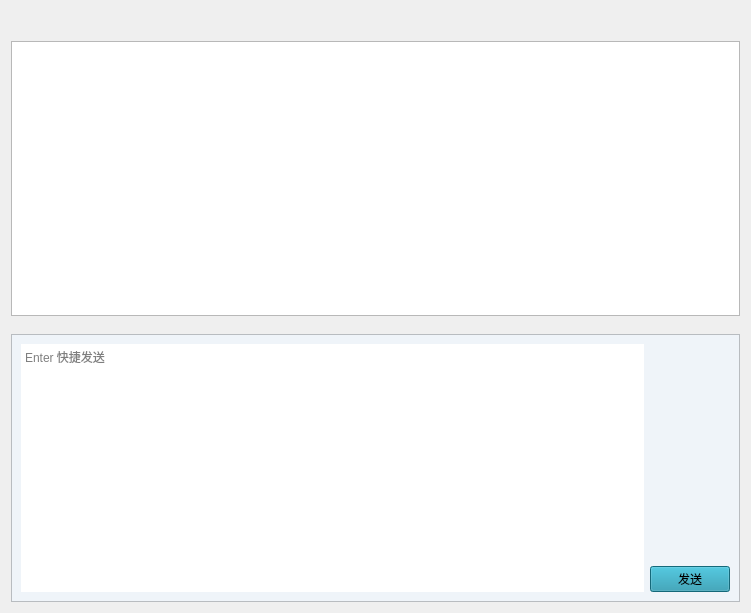
<?xml version="1.0" encoding="UTF-8"?>
<ui version="4.0">
 <class>ChatSessionWindow</class>
 <widget class="QWidget" name="ChatSessionWindow">
  <property name="geometry">
   <rect>
    <x>0</x>
    <y>0</y>
    <width>751</width>
    <height>613</height>
   </rect>
  </property>
  <property name="windowTitle">
   <string>Form</string>
  </property>
  <property name="styleSheet">
   <string notr="true">/* 聊天输入框 */
#chat_frame {
background-color: #eff4f9;
}
#chat_input {
border: none;
}
/* 发送按钮 */
#send_btn {
background-color: #1d93ab;
}</string>
  </property>
  <layout class="QVBoxLayout" name="verticalLayout_2">
   <item>
    <spacer name="horizontalSpacer">
     <property name="orientation">
      <enum>Qt::Horizontal</enum>
     </property>
     <property name="sizeHint" stdset="0">
      <size>
       <width>40</width>
       <height>30</height>
      </size>
     </property>
    </spacer>
   </item>
   <item>
    <layout class="QVBoxLayout" name="verticalLayout">
     <item>
      <widget class="ListWidget" name="ListWidget"/>
     </item>
    </layout>
   </item>
   <item>
    <widget class="HorizontalSeparator" name="HorizontalSeparator"/>
   </item>
   <item>
    <layout class="QVBoxLayout" name="verticalLayout_3">
     <item>
      <widget class="CommandBar" name="chat_option_bar"/>
     </item>
     <item>
      <widget class="QFrame" name="chat_frame">
       <property name="minimumSize">
        <size>
         <width>0</width>
         <height>0</height>
        </size>
       </property>
       <property name="maximumSize">
        <size>
         <width>16777215</width>
         <height>16777204</height>
        </size>
       </property>
       <property name="frameShape">
        <enum>QFrame::StyledPanel</enum>
       </property>
       <property name="frameShadow">
        <enum>QFrame::Raised</enum>
       </property>
       <layout class="QVBoxLayout" name="verticalLayout_5">
        <item>
         <layout class="QHBoxLayout" name="horizontalLayout">
          <item>
           <widget class="PlainTextEdit" name="chat_input">
            <property name="minimumSize">
             <size>
              <width>0</width>
              <height>0</height>
             </size>
            </property>
            <property name="tabStopDistance">
             <double>80.000000000000000</double>
            </property>
            <property name="placeholderText">
             <string>Enter 快捷发送</string>
            </property>
           </widget>
          </item>
          <item>
           <layout class="QVBoxLayout" name="verticalLayout_4">
            <item>
             <spacer name="verticalSpacer">
              <property name="orientation">
               <enum>Qt::Vertical</enum>
              </property>
              <property name="sizeHint" stdset="0">
               <size>
                <width>20</width>
                <height>40</height>
               </size>
              </property>
             </spacer>
            </item>
            <item>
             <widget class="PushButton" name="send_btn">
              <property name="font">
               <font>
                <family>微软雅黑</family>
                <pointsize>9</pointsize>
                <weight>50</weight>
                <bold>false</bold>
               </font>
              </property>
              <property name="styleSheet">
               <string notr="true">PushButton, ToolButton, ToggleButton, ToggleToolButton {
    color: white;
    background: #1d93ab;
    border: 1px solid rgba(0, 0, 0, 0.073);
    border-bottom: 1px solid rgba(0, 0, 0, 0.183);
    border-radius: 5px;
    /* font: 14px 'Segoe UI', 'Microsoft YaHei'; */
    padding: 5px 12px 6px 12px;
    outline: none;
}

ToolButton {
    padding: 5px 9px 6px 8px;
}

PushButton[isPlaceholderText=true] {
    color: rgba(0, 0, 0, 0.6063);
}

PushButton[hasIcon=false] {
    padding: 5px 12px 6px 12px;
}

PushButton[hasIcon=true] {
    padding: 5px 12px 6px 36px;
}

DropDownToolButton, PrimaryDropDownToolButton {
    padding: 5px 31px 6px 8px;
}

DropDownPushButton[hasIcon=false],
PrimaryDropDownPushButton[hasIcon=false] {
    padding: 5px 31px 6px 12px;
}

DropDownPushButton[hasIcon=true],
PrimaryDropDownPushButton[hasIcon=true] {
    padding: 5px 31px 6px 36px;
}

PushButton:hover, ToolButton:hover, ToggleButton:hover, ToggleToolButton:hover {
    color: white;
	border: 1px solid #f0f0f0;
    background: #1d93ab;
}

PushButton:pressed, ToolButton:pressed, ToggleButton:pressed, ToggleToolButton:pressed {
    color: white;
    background: #1a849a;
    border-bottom: 1px solid #1a7cd4;
}

PushButton:disabled, ToolButton:disabled, ToggleButton:disabled, ToggleToolButton:disabled {
    color: rgba(0, 0, 0, 0.36);
    background: rgba(249, 249, 249, 0.3);
    border: 1px solid rgba(0, 0, 0, 0.06);
    border-bottom: 1px solid rgba(0, 0, 0, 0.06);
}


PrimaryPushButton,
PrimaryToolButton,
ToggleButton:checked,
ToggleToolButton:checked {
    color: white;
    background-color: #009faa;
    border: 1px solid #00a7b3;
    border-bottom: 1px solid #007780;
}

PrimaryPushButton:hover,
PrimaryToolButton:hover,
ToggleButton:checked:hover,
ToggleToolButton:checked:hover {
    background-color: #00a7b3;
    border: 1px solid #2daab3;
    border-bottom: 1px solid #007780;
}

PrimaryPushButton:pressed,
PrimaryToolButton:pressed,
ToggleButton:checked:pressed,
ToggleToolButton:checked:pressed {
    color: rgba(255, 255, 255, 0.63);
    background-color: #3eabb3;
    border: 1px solid #3eabb3;
}

PrimaryPushButton:disabled,
PrimaryToolButton:disabled,
ToggleButton:checked:disabled,
ToggleToolButton:checked:disabled {
    color: rgba(255, 255, 255, 0.9);
    background-color: rgb(205, 205, 205);
    border: 1px solid rgb(205, 205, 205);
}

SplitDropButton,
PrimarySplitDropButton {
    border-left: none;
    border-top-left-radius: 0;
    border-bottom-left-radius: 0;
}

#splitPushButton,
#splitToolButton,
#primarySplitPushButton,
#primarySplitToolButton {
    border-top-right-radius: 0;
    border-bottom-right-radius: 0;
}

#splitPushButton:pressed,
#splitToolButton:pressed,
SplitDropButton:pressed {
    border-bottom: 1px solid rgba(0, 0, 0, 0.183);
}

PrimarySplitDropButton:pressed {
    border-bottom: 1px solid #007780;
}

#primarySplitPushButton, #primarySplitToolButton {
    border-right: 1px solid #3eabb3;
}

#primarySplitPushButton:pressed, #primarySplitToolButton:pressed {
    border-bottom: 1px solid #007780;
}

HyperlinkButton {
    /* font: 14px 'Segoe UI', 'Microsoft YaHei'; */
    padding: 6px 12px 6px 12px;
    color: #009faa;
    border: none;
    border-radius: 6px;
    background-color: transparent;
}

HyperlinkButton[hasIcon=false] {
    padding: 6px 12px 6px 12px;
}

HyperlinkButton[hasIcon=true] {
    padding: 6px 12px 6px 36px;
}

HyperlinkButton:hover {
    color: #009faa;
    background-color: rgba(0, 0, 0, 10);
    border: none;
}

HyperlinkButton:pressed {
    color: #009faa;
    background-color: rgba(0, 0, 0, 6);
    border: none;
}

HyperlinkButton:disabled {
    color: rgba(0, 0, 0, 0.43);
    background-color: transparent;
    border: none;
}


RadioButton {
    min-height: 24px;
    max-height: 24px;
    background-color: transparent;
    font: 14px 'Segoe UI', 'Microsoft YaHei', 'PingFang SC';
    color: black;
}

RadioButton::indicator {
    width: 18px;
    height: 18px;
    border-radius: 11px;
    border: 2px solid #999999;
    background-color: rgba(0, 0, 0, 5);
    margin-right: 4px;
}

RadioButton::indicator:hover {
    background-color: rgba(0, 0, 0, 0);
}

RadioButton::indicator:pressed {
    border: 2px solid #bbbbbb;
    background-color: qradialgradient(spread:pad, cx:0.5, cy:0.5, radius:0.5, fx:0.5, fy:0.5,
            stop:0 rgb(255, 255, 255),
            stop:0.5 rgb(255, 255, 255),
            stop:0.6 rgb(225, 224, 223),
            stop:1 rgb(225, 224, 223));
}

RadioButton::indicator:checked {
    height: 22px;
    width: 22px;
    border: none;
    border-radius: 11px;
    background-color: qradialgradient(spread:pad, cx:0.5, cy:0.5, radius:0.5, fx:0.5, fy:0.5,
            stop:0 rgb(255, 255, 255),
            stop:0.5 rgb(255, 255, 255),
            stop:0.6 #009faa,
            stop:1 #009faa);
}

RadioButton::indicator:checked:hover {
    background-color: qradialgradient(spread:pad, cx:0.5, cy:0.5, radius:0.5, fx:0.5, fy:0.5,
            stop:0 rgb(255, 255, 255),
            stop:0.6 rgb(255, 255, 255),
            stop:0.7 #009faa,
            stop:1 #009faa);
}

RadioButton::indicator:checked:pressed {
    background-color: qradialgradient(spread:pad, cx:0.5, cy:0.5, radius:0.5, fx:0.5, fy:0.5,
            stop:0 rgb(255, 255, 255),
            stop:0.5 rgb(255, 255, 255),
            stop:0.6 #009faa,
            stop:1 #009faa);
}

RadioButton:disabled {
    color: rgba(0, 0, 0, 110);
}

RadioButton::indicator:disabled {
    border: 2px solid #bbbbbb;
    background-color: transparent;
}

RadioButton::indicator:disabled:checked {
    border: none;
    background-color: qradialgradient(spread:pad, cx:0.5, cy:0.5, radius:0.5, fx:0.5, fy:0.5,
            stop:0 rgb(255, 255, 255),
            stop:0.5 rgb(255, 255, 255),
            stop:0.6 rgba(0, 0, 0, 0.2169),
            stop:1 rgba(0, 0, 0, 0.2169));
}

TransparentToolButton,
TransparentToggleToolButton,
TransparentDropDownToolButton,
TransparentPushButton,
TransparentDropDownPushButton,
TransparentTogglePushButton {
    background-color: transparent;
    border: none;
    border-radius: 5px;
    margin: 0;
}

TransparentToolButton:hover,
TransparentToggleToolButton:hover,
TransparentDropDownToolButton:hover,
TransparentPushButton:hover,
TransparentDropDownPushButton:hover,
TransparentTogglePushButton:hover {
    background-color: rgba(0, 0, 0, 9);
    border: none;
}

TransparentToolButton:pressed,
TransparentToggleToolButton:pressed,
TransparentDropDownToolButton:pressed,
TransparentPushButton:pressed,
TransparentDropDownPushButton:pressed,
TransparentTogglePushButton:pressed {
    background-color: rgba(0, 0, 0, 6);
    border: none;
}

TransparentToolButton:disabled,
TransparentToggleToolButton:disabled,
TransparentDropDownToolButton:disabled,
TransparentPushButton:disabled,
TransparentDropDownPushButton:disabled,
TransparentTogglePushButton:disabled {
    background-color: transparent;
    border: none;
}


PillPushButton,
PillPushButton:hover,
PillPushButton:pressed,
PillPushButton:disabled,
PillPushButton:checked,
PillPushButton:checked:hover,
PillPushButton:checked:pressed,
PillPushButton:disabled:checked,
PillToolButton,
PillToolButton:hover,
PillToolButton:pressed,
PillToolButton:disabled,
PillToolButton:checked,
PillToolButton:checked:hover,
PillToolButton:checked:pressed,
PillToolButton:disabled:checked {
    background-color: transparent;
    border: none;
}
</string>
              </property>
              <property name="text">
               <string>发送</string>
              </property>
              <property name="hasIcon" stdset="0">
               <bool>true</bool>
              </property>
             </widget>
            </item>
           </layout>
          </item>
         </layout>
        </item>
       </layout>
      </widget>
     </item>
    </layout>
   </item>
  </layout>
 </widget>
 <customwidgets>
  <customwidget>
   <class>PushButton</class>
   <extends>QPushButton</extends>
   <header>qfluentwidgets</header>
  </customwidget>
  <customwidget>
   <class>HorizontalSeparator</class>
   <extends>QWidget</extends>
   <header>qfluentwidgets</header>
  </customwidget>
  <customwidget>
   <class>PlainTextEdit</class>
   <extends>QPlainTextEdit</extends>
   <header>qfluentwidgets</header>
  </customwidget>
  <customwidget>
   <class>CommandBar</class>
   <extends>QFrame</extends>
   <header>qfluentwidgets</header>
  </customwidget>
  <customwidget>
   <class>ListWidget</class>
   <extends>QListWidget</extends>
   <header>qfluentwidgets</header>
  </customwidget>
 </customwidgets>
 <resources/>
 <connections/>
</ui>
